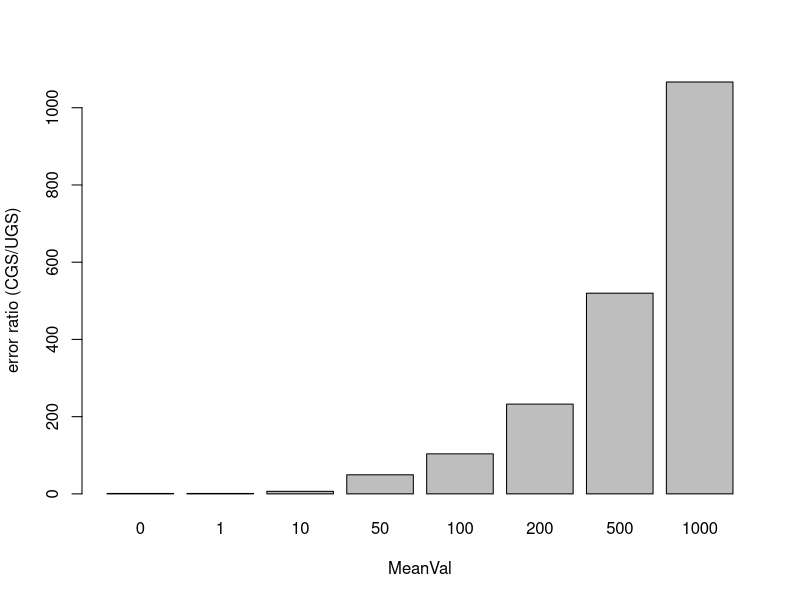

The R source for this figure:
## ---- chunk 1
# Projects X onto Y
vproj <- function(x, y){
  c(x %*% y)/c(y %*% y)*y
}
# Norm function
vnorm <- function(x){
  c(sqrt(x%*%x))
}

CGS <- function(X){
  # Create a matrix to hold out outcome
  Q <- NA*X
  # Start with the first column (normalized)
  Q[,1] <- X[,1]/vnorm(X[,1])
  
  # Iterate over the rest of the columns
  
  for (i in 2:ncol(X)){
    # Start with column from X
    Q[,i] <- X[,i]
    # Get the projections of X[,i] onto the previous columns of q
    to_subtract <- lapply(1:(i-1), function(j){
      vproj(Q[,i], Q[,j])
    })
    # Subtract the projections
    Q[,i] <- Q[,i] - Reduce("+", to_subtract)
    # Normalize the result
    Q[,i] <- Q[,i]/vnorm(Q[,i])
  }
  # Return Q
  Q
  
}


UGS <- function(A,tol = .Machine$double.eps^0.5){
  stopifnot(is.numeric(A), is.matrix(A))
  m <- nrow(A)
  n <- ncol(A)
  if (m < n) 
    stop("No. of rows of 'A' must be greater or equal no. of colums.")
  Q <- matrix(0, m, n)
  R <- matrix(0, n, n)
  for (k in 1:n) {
    Q[, k] <- A[, k]
    if (k > 1) {
      for (i in 1:(k - 1)) {
        R[i, k] <- t(Q[, i]) %*% Q[, k]
        Q[, k] <- Q[, k] - R[i, k] * Q[, i]
      }
    }
    R[k, k] <-   c(sqrt(Q[, k]%*%Q[, k])) 
    if (abs(R[k, k]) <= tol) 
      stop("Matrix 'A' does not have full rank.")
    Q[, k] <- Q[, k]/R[k, k]
  }
  return(Q)
}
## ---- chunk 2
X <- model.matrix(Sepal.Width ~ Sepal.Length +  Petal.Length + 
                    Petal.Width + Species + Petal.Length:Petal.Width + Sepal.Length:Petal.Width, data = iris)

U <- CGS(X)
U2 <- UGS(X)

# Check for Accuracy:
zapsmall(t(U) %*% U)
zapsmall(t(U2) %*% U2)

# Look at off-diagonals:
max(abs(t(U) %*% U - diag(ncol(U))))
max(abs(t(U2) %*% U2 - diag(ncol(U2))))
## ---- chunk 3
library(ggplot2)
method <- c("Classical", "Modified")
cond <- c(0,1,10,50,100,200,500,1000)
allcond <- expand.grid(method,cond)
e <- c(NA)
for (i in 1:nrow(allcond)) {
  X <- matrix(rnorm(10000*100, mean = allcond[i,2]), ncol = 100)
  if (allcond[i,1] =="Classical") {
    e[i] <- max(abs(t(CGS(X)) %*% CGS(X) - diag(ncol(CGS(X)))))
  }
  else {
    e[i] <- max(abs(t(UGS(X)) %*% UGS(X) - diag(ncol(UGS(X)))))
  }
  
}
 
mydat <- cbind(allcond, e)
colnames(mydat) <- c("Algorithm", "MeanVal", "Error")

mydat
## ---- chunk 4
frac.dif <- c(NA)
for (i in c(1:8)) {
  frac.dif[i] <- mydat[2*i-1, 3]/mydat[2*i, 3]
}

barplot(frac.dif,names.arg = cond,xlab = 'MeanVal',ylab = "error ratio (CGS/UGS)")
